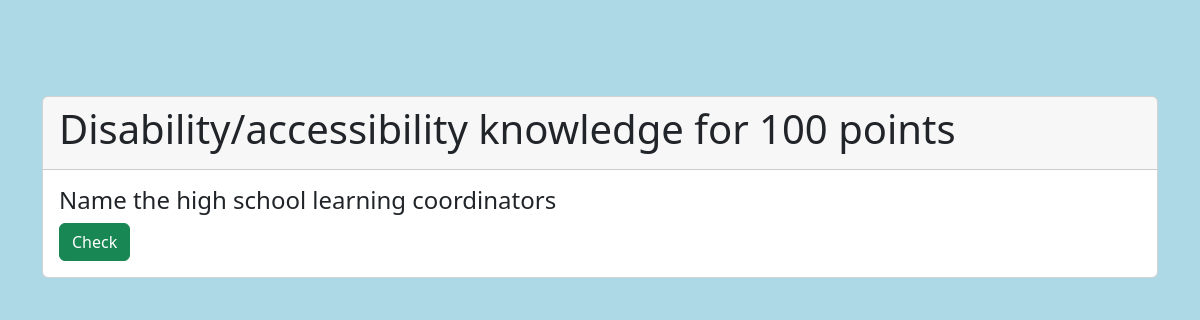
Page /question/1/3 on the earlier database version.
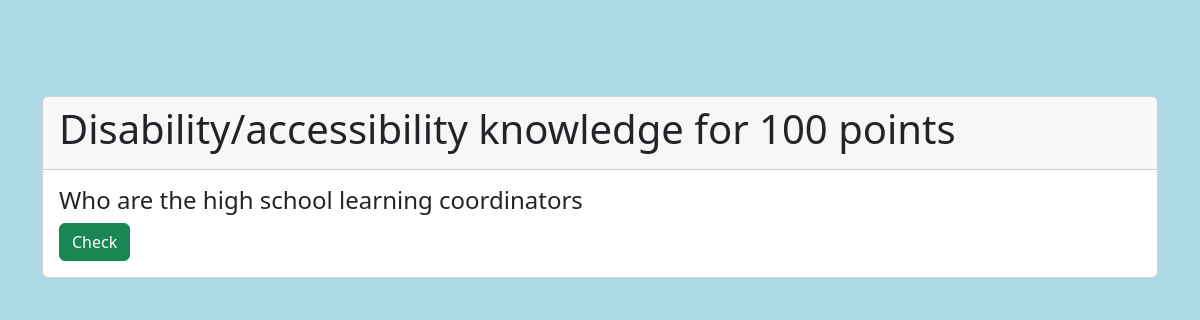
Same page on the later database version.
### jeopardy/models.py (models this page shows)
class Question(models.Model):
    topic = models.ForeignKey(Topic, on_delete=models.PROTECT)
    points = models.ForeignKey(Point, on_delete=models.PROTECT)
    question = models.TextField(max_length=255)
    color = ColorField(default='#EC008C')
    answer = models.TextField(max_length=255)
    def str(self):
        return f"{ str(self.topic) } for { str(self.points) } points"# : {self.question}"
    def __str__(self):
        return f"{ str(self.topic) } for { str(self.points) } points"# : {self.question}"

class Topic(models.Model):
    name = models.CharField(max_length=50)
    def __str__(self):
        return self.name

class Point(models.Model):
    points = models.IntegerField()
    def __str__(self):
        return str(self.points)

### jeopardy/views.py (the view, shortened to what this page needs)
# urls.py: path("question/<int:question_id>/<int:team_id>", question, name="question"),
def question(request, question_id, team_id):
    context ={}
    context["url"] = (question_id,team_id)
    team = Team.objects.get(id = team_id)
    context["team"] = team
    question = Question.objects.get(id = question_id)
    context["question"] = question
    team_obj = get_object_or_404(Team, id = team_id) # fetch the object related to passed id
    teamForm = TeamForm(request.POST or None, instance = team_obj, question_id = question_id)  # pass the object as instance in form
    context["teamForm"] = teamForm # add form dictionary to context
    return render(request, 'jeopardy/question.html', context)

### jeopardy/templates/jeopardy/question.html (shortened to what this page needs)
{% extends 'jeopardy/base.html' %}
{% block content %}
<form method = "post" action="/question/{{url.0}}/{{url.1}}">
    <div id="carouselId" class="carousel slide">
        <br><br><br>
        <div class="carousel-inner">
            <div class="carousel-item active">
                <div class="card mt-4">
                    <div class="card-header">
                        <h1>{{question.topic}} for {{ question.points }} points<h1>
                    </div>
                    <div class="card-body">
                        <h4 class="card-text">{{question.question}}</h4>
                        <button class="btn btn-success" type="button" data-bs-target="#carouselId" data-bs-slide="next">
                        Check
                    </button>
                    </div>
                </div>
            </div>
        </div>
    </div>
</form>
{%endblock%}

Differences in the rows shown:
changed Question "Disability/accessibility knowledge": question "Name the high school learning coordinators" → "Who are the high school learning coordinators"
